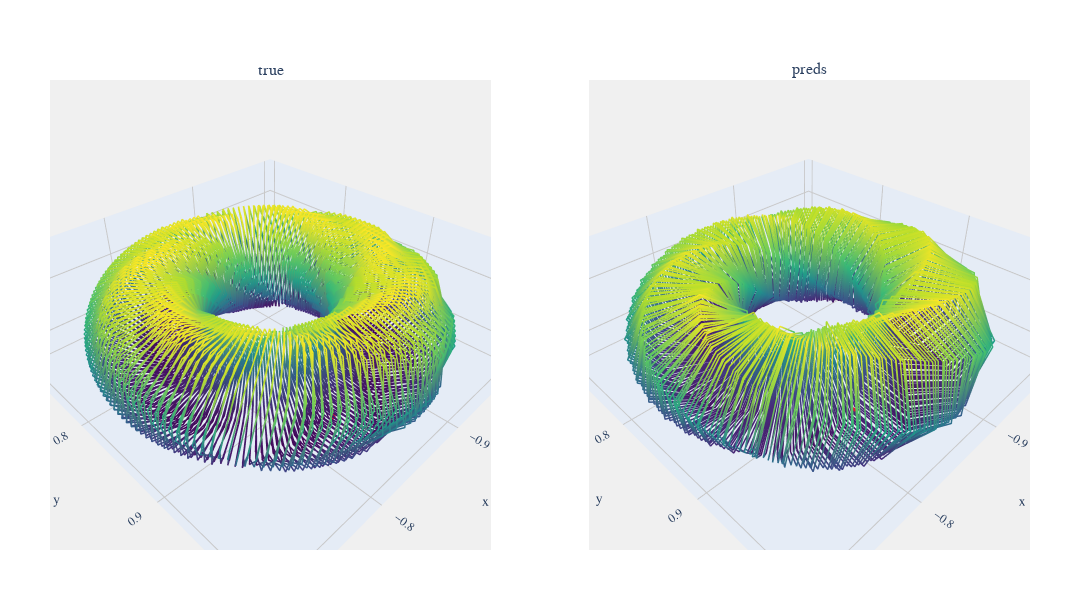

Here is the notebook cell this chart was saved with:
### Code cell
#best RMSE
Best_param_num = np.argmin([data[i]['metrics'] ['RMSE'] for i in range(len(data))]).item()
print(f"Parameters {Best_param_num} {data[Best_param_num]['parameters']}, RMSE = {data[Best_param_num]['metrics']['RMSE']}")
viz.compare_plot(datasets=[data[Best_param_num]['true_value'], data[Best_param_num]['predictions']], titles=["true","preds"], figsize=(1080,600))

### Figure 1 — Plotly figure (JSON) as saved in the notebook; plotly's stock layout.template omitted (floating-point values rounded to 4 significant figures; data arrays with more than 128 entries replaced by an {"elided": "..."} marker saying what was removed)
{"data": [{"hoverinfo": "x+y+z", "line": {"color": {"elided": "2500 float values"}, "colorscale": [[0, "#440154"], [0.1111, "#482878"], [0.2222, "#3e4989"], [0.3333, "#31688e"], [0.4444, "#26828e"], [0.5556, "#1f9e89"], [0.6667, "#35b779"], [0.7778, "#6ece58"], [0.8889, "#b5de2b"], [1, "#fde725"]], "width": 3}, "mode": "lines", "name": "Dataset 1", "scene": "scene", "type": "scatter3d", "x": {"elided": "2500 float values"}, "y": {"elided": "2500 float values"}, "z": {"elided": "2500 float values"}}, {"hoverinfo": "none", "marker": {"color": "limegreen", "size": 2}, "mode": "markers", "name": "Start", "scene": "scene", "showlegend": false, "type": "scatter3d", "x": [-0.7898], "y": [0.8196], "z": [0.6946]}, {"hoverinfo": "none", "marker": {"color": "crimson", "size": 2}, "mode": "markers", "name": "End", "scene": "scene", "showlegend": false, "type": "scatter3d", "x": [-0.8364], "y": [0.9352], "z": [0.6861]}, {"hoverinfo": "x+y+z", "line": {"color": {"elided": "2500 float values"}, "colorscale": [[0, "#440154"], [0.1111, "#482878"], [0.2222, "#3e4989"], [0.3333, "#31688e"], [0.4444, "#26828e"], [0.5556, "#1f9e89"], [0.6667, "#35b779"], [0.7778, "#6ece58"], [0.8889, "#b5de2b"], [1, "#fde725"]], "width": 3}, "mode": "lines", "name": "Dataset 2", "scene": "scene2", "type": "scatter3d", "x": {"elided": "2500 float values"}, "y": {"elided": "2500 float values"}, "z": {"elided": "2500 float values"}}, {"hoverinfo": "none", "marker": {"color": "limegreen", "size": 2}, "mode": "markers", "name": "Start", "scene": "scene2", "showlegend": false, "type": "scatter3d", "x": [-0.7863], "y": [0.8155], "z": [0.6927]}, {"hoverinfo": "none", "marker": {"color": "crimson", "size": 2}, "mode": "markers", "name": "End", "scene": "scene2", "showlegend": false, "type": "scatter3d", "x": [-0.8237], "y": [0.9268], "z": [0.6913]}], "layout": {"annotations": [{"font": {"size": 16}, "showarrow": false, "text": "true", "x": 0.225, "xanchor": "center", "xref": "paper", "y": 1, "yanchor": "bottom", "yref": "paper"}, {"font": {"size": 16}, "showarrow": false, "text": "preds", "x": 0.775, "xanchor": "center", "xref": "paper", "y": 1, "yanchor": "bottom", "yref": "paper"}], "font": {"family": "Arial", "size": 12}, "height": 600, "margin": {"b": 50, "l": 50, "r": 50, "t": 80}, "paper_bgcolor": "white", "plot_bgcolor": "rgb(240, 240, 240)", "scene": {"aspectmode": "data", "bgcolor": "rgb(240, 240, 240)", "domain": {"x": [0, 0.45], "y": [0, 1]}, "xaxis": {"gridcolor": "rgb(200, 200, 200)", "showbackground": true}, "yaxis": {"gridcolor": "rgb(200, 200, 200)", "showbackground": true}, "zaxis": {"gridcolor": "rgb(200, 200, 200)", "showbackground": true}}, "scene2": {"aspectmode": "data", "bgcolor": "rgb(240, 240, 240)", "domain": {"x": [0.55, 1], "y": [0, 1]}, "xaxis": {"gridcolor": "rgb(200, 200, 200)", "showbackground": true}, "yaxis": {"gridcolor": "rgb(200, 200, 200)", "showbackground": true}, "zaxis": {"gridcolor": "rgb(200, 200, 200)", "showbackground": true}}, "showlegend": false, "width": 1080}}
